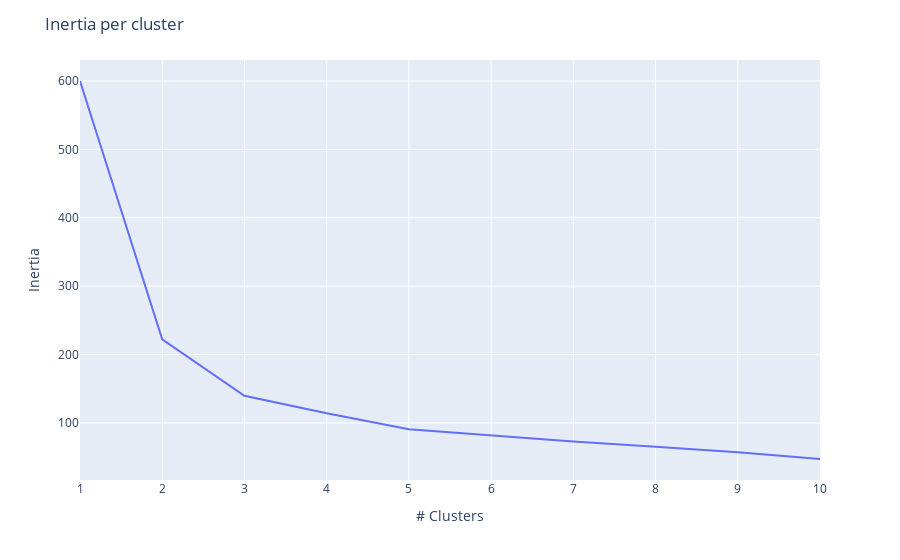

This figure's notebook cell:
### Code cell
# Create DataFrame
wcss_frame = pd.DataFrame(wcss)
k_frame = pd.Series(k)

# Create figure
fig= px.line(
    wcss_frame,
    x=k_frame,
    y=wcss_frame.iloc[:,-1]
)

# Create title and axis labels
fig.update_layout(
    yaxis_title="Inertia",
    xaxis_title="# Clusters",
    title="Inertia per cluster"
)

# Render
#fig.show(renderer="notebook")
fig.show() # if using workspace

### Figure 1 — Plotly figure (JSON) as saved in the notebook; plotly's stock layout.template omitted (floating-point values rounded to 4 significant figures)
{"data": [{"hovertemplate": "x=%{x}<br>y=%{y}<extra></extra>", "legendgroup": "", "line": {"color": "#636efa", "dash": "solid"}, "marker": {"symbol": "circle"}, "mode": "lines", "name": "", "orientation": "v", "showlegend": false, "type": "scatter", "x": [1, 2, 3, 4, 5, 6, 7, 8, 9, 10], "xaxis": "x", "y": [600, 222.4, 139.8, 114.1, 90.81, 81.5, 72.82, 65.24, 57.31, 47.26], "yaxis": "y"}], "layout": {"legend": {"tracegroupgap": 0}, "margin": {"t": 60}, "title": {"text": "Inertia per cluster"}, "xaxis": {"anchor": "y", "domain": [0, 1], "title": {"text": "# Clusters"}}, "yaxis": {"anchor": "x", "domain": [0, 1], "title": {"text": "Inertia"}}}}
